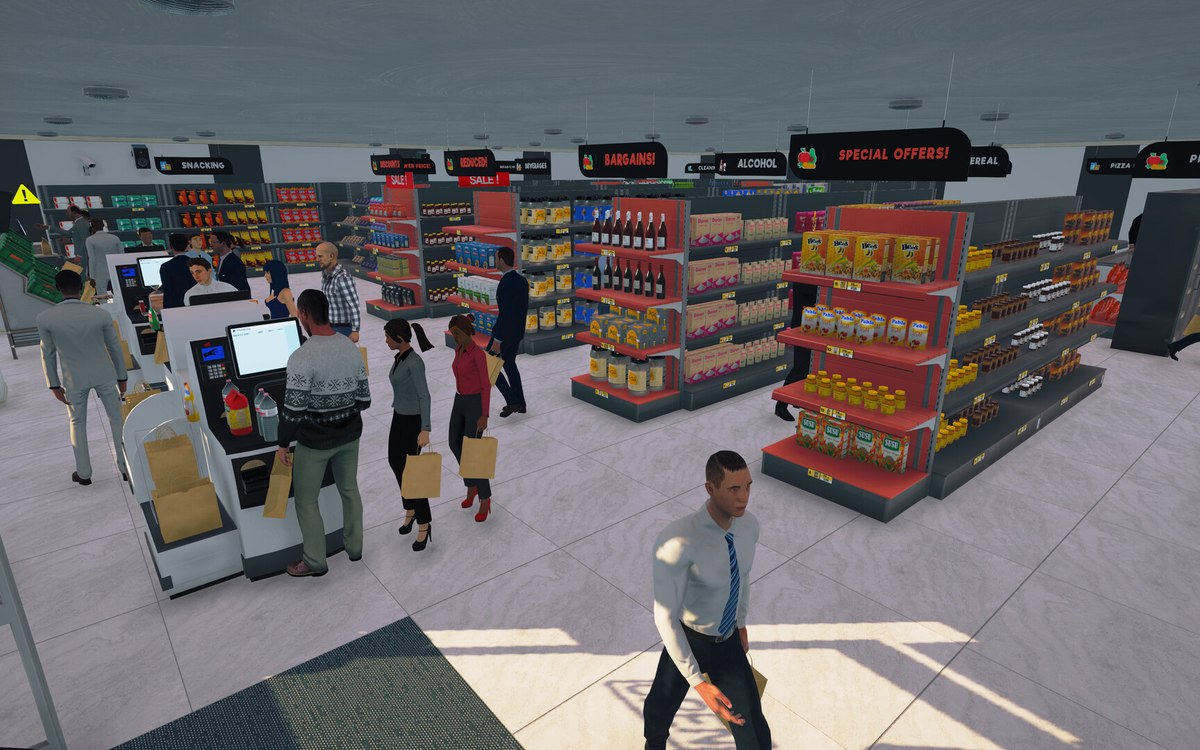
#> input picture content/assets/mapped/barcodes-and-the-scanner-picture.jpg, 1200 x 750 px
$ python -i image-sanity.py   (imports and definitions only)
#> lines starting #> are read from the running program, lines starting #| are printed output that depends on the picture
#!/usr/bin/env python3
"""Flag mapped game images that are near-uniform, near-black or near-white before a human looks at them.

The review ledger (reports/image-reviews.md) records the eye check. This script is the cheap first pass: it reads
every record in content/images-manifest.json, opens the exported file, and measures how much of the picture carries
any variation at all. A sheet with almost no variation is either blank, a mask, or a non-colour map that slipped
through the naming check - all of which fail the site's picture rule and must be looked at.

Transparency matters: the pages draw these files on a dark background, so a PNG with an alpha channel is composited
onto that same dark colour before it is measured. Measuring the raw RGBA would report every transparent icon sheet
as a black or white rectangle, which is a false alarm rather than a finding.

Output: reports/image-sanity.md, newest run only, plus a one-line summary on stdout.
"""
import json, os, sys
from PIL import Image, ImageStat

MANIFEST = os.path.join('content', 'images-manifest.json')
REPORT = os.path.join('reports', 'image-sanity.md')

STDDEV_FLOOR = 12.0      # below this a sheet carries almost no variation
UNIFORM_SHARE = 0.90     # share of pixels within +/-6 of the median
DARK_MEDIAN = 24         # median brightness below this is a near-black sheet
LIGHT_MEDIAN = 235       # above this is a near-white sheet
BG = (15, 17, 22)        # the dark page background the site draws pictures on


def measure(path):
    with Image.open(path) as im:
#> im is the input picture: PIL image 1200x750 RGB; mean R, G, B 108.1, 104.6, 107.7
        if im.mode in ('RGBA', 'LA', 'P'):
            rgba = im.convert('RGBA')
            flat = Image.new('RGB', rgba.size, BG)
            flat.paste(rgba, mask=rgba.split()[-1])
            g = flat.convert('L')
        else:
            g = im.convert('L')
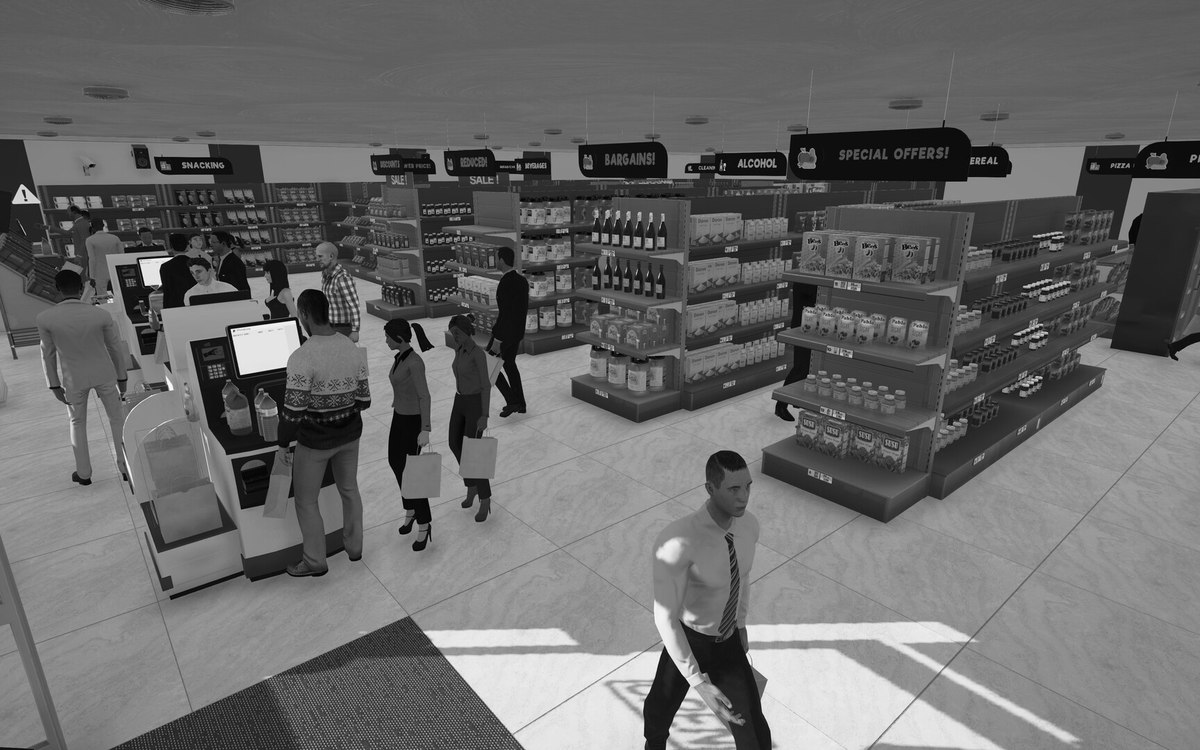
#> g: PIL image 1200x750 L; min 0, max 254, mean 106
        stat = ImageStat.Stat(g)
        mean = stat.mean[0]
#> mean = 106
        stddev = stat.stddev[0]
#> stddev = 49.15
        hist = g.histogram()
#> hist = 256 values, max 18141 at index 97, min 0 at index 255, mean 3515.6
        total = sum(hist)
#> total = 900000
        acc = 0
        median = 0
        for value, count in enumerate(hist):
            acc += count
            if acc * 2 >= total:
                median = value
                break
#> this loop made 103 passes
#> (acc, median) on pass 103: (462045, 102)
#> (count, acc) on passes 1 to 6: (26, 26), (238, 264), (184, 448), (206, 654), (281, 935), (398, 1333)
#> after the loop, acc = 462045
        lo = max(0, median - 6)
#> lo = 96
        hi = min(255, median + 6)
#> hi = 108
        uniform = sum(hist[lo:hi + 1]) / float(total)
#> uniform = 0.173
    return {'mean': mean, 'stddev': stddev, 'median': median, 'uniform': uniform}


# [51 lines left out: function main, not called in this run]


# [2 lines not run here, left out]

>>> result = measure('../content/assets/mapped/barcodes-and-the-scanner-picture.jpg')
#> result = {'mean': 106, 'stddev': 49.15, 'median': 102, 'uniform': 0.173}
